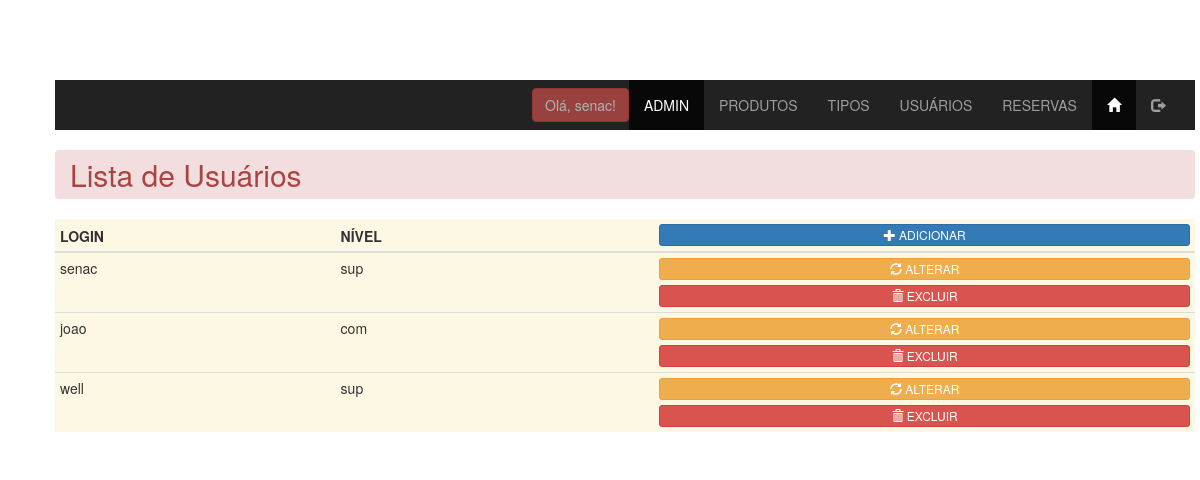
The app's page /admin/usuarios_lista.php (signed in) with its own data.
### tables this page shows
CREATE TABLE `usuarios` (
  `id` int(11) NOT NULL,
  `login` varchar(30) NOT NULL,
  `senha` varchar(32) NOT NULL,
  `nivel` ENUM('sup','com') NOT NULL
);

### admin/usuarios_lista.php (the view, shortened to what this page needs)
<?php
include '../conn/connect.php';
$lista = $conn -> query("SELECT * FROM usuarios");
$row = $lista -> fetch_assoc();
?>
<!DOCTYPE html>
<html lang="pt-BR">
<head>
    <link rel="stylesheet" href="../css/bootstrap.min.css">
    <link rel="stylesheet" href="../css/estilo.css">
</head>
<body>
    <main class="container">
        <?php include "menu_adm.php";?>
        <h2 class="breadcrumb alert-danger">Lista de Usuários</h2>
        <table class="table table-hover table-condensed tb-opacidade bg-warning">
            <thead>
                <th>LOGIN</th>
                <th>NÍVEL</th>
                <th></th>
                <th>
                    <a href="usuarios_insere.php" target="_self" class="btn btn-block btn-primary btn-xs" role="button">
                        <span class="glyphicon glyphicon-plus" aria-hidden="true"></span>
                        <span class="hidden-xs">ADICIONAR</span>
                    </a>
                </th>
            </thead>
            <tbody>
                <?php do {?>
                <tr>
                    <td>
                        <?php echo $row['login'];?>
                    </td>
                    <td>
                        <?php echo $row['nivel'];?>
                    </td>
                    <td>
                    </td>
                    <td>
                        <a href="usuarios_atualiza.php?id=<?php echo $row['id'] ?>" role="button"
                            class="btn btn-warning btn-block btn-xs">
                            <span class="glyphicon glyphicon-refresh"></span>
                            <span class="hidden-xs">ALTERAR</span>
                        </a>
                        <button data-nome="<?php echo $row['login'];?>" data-id="<?php echo $row['id'];?>"
                            class="delete btn btn-xs btn-block btn-danger">
                            <span class="glyphicon glyphicon-trash"></span>
                            <span class="hidden-xs">EXCLUIR</span>
                        </button>
                    </td>
                </tr>
                <?php }while($row = $lista -> fetch_assoc())?>
            </tbody>
        </table>
    </main>
</body>
</html>

### css/estilo.css (style rules this page uses)
body { margin-top: 40px; padding: 40px; }

### records on screen
usuarios: login "senac", nivel "sup"
usuarios: login "joao", nivel "com"
usuarios: login "well", nivel "sup"

### other values on screen
$_SESSION['login_usuario'] "senac"
